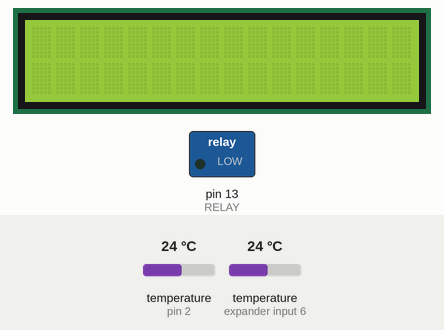
Recording of a program running on a simulated Arduino Uno, built with avr-gcc and run on an emulated ATmega328P. Shown: 16×2 character LCD, switched loads named in the program (green lamp = pin HIGH). The inputs (shaded band) are chosen by the test bench; at power-on: temperature (sensors on pin 2, expander input 6) 24 °C. What the program prints to the serial monitor is not drawn.

Above: at 1.3 s.
1.4 s: temperature (sensor on pin 2) set to 20.6 °C
At 2.9 s:
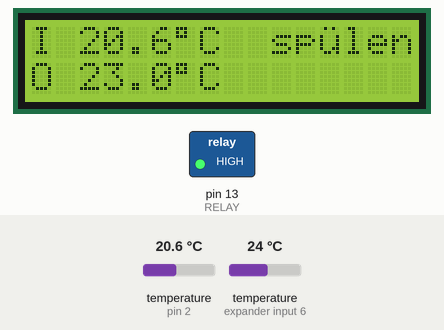
14.7 s: temperature (sensor on pin 2) set to 19.3 °C
At 26.0 s:
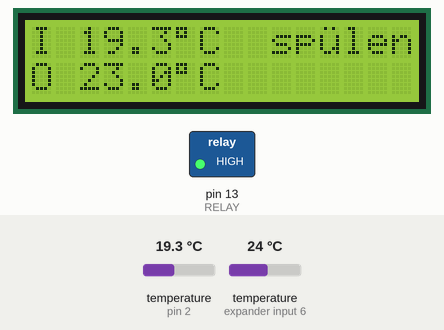
26.3 s: temperature (sensor on expander input 6) set to 22.8 °C
At 37.3 s:
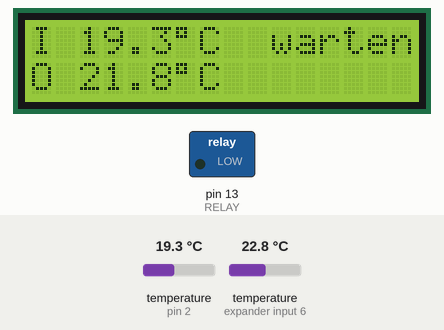
37.9 s: temperature (sensor on expander input 6) set to 12 °C
At 49.1 s:
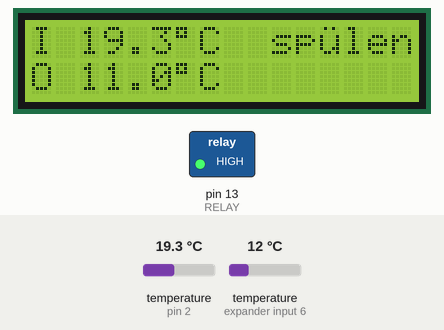
49.4 s: temperature (sensor on expander input 6) set to 28 °C
At 60.6 s:
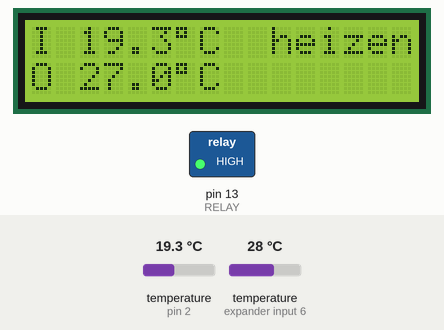
61.0 s: temperature (sensor on pin 2) set to 24.6 °C
At 65.0 s:
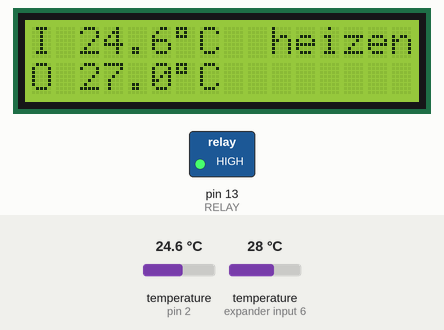
70.2 s: temperature (sensor on pin 2) set to 25.4 °C
Timing chart, 0 to 84.4 s (numbered marks = the images above; inputs shaded):
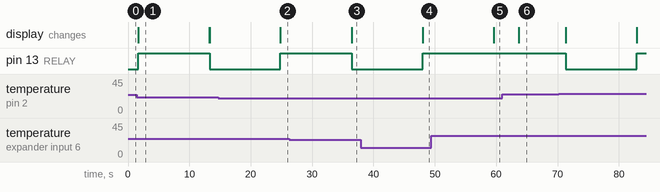

Measured:
- the behaviour switches between 23.4 and 23.3 °C on temperature (sensor on expander input 6) (found by bisection; images 2 and 3)
- after the input at 14.7 s, the display: changes after 10.1 s (image 2)
- after the input at 26.3 s, pin 13 (RELAY): HIGH → LOW after 10.1 s; the display: changes after 10.1 s (image 3)
- after the input at 37.9 s, the display: changes after 10.1 s (image 4)
- after the input at 49.4 s, pin 13 (RELAY): stays HIGH (without the input it goes to LOW after 10.2 s); the display: changes after 10.2 s (image 5)
- after the input at 61.0 s, the display: changes after 2.7 s (image 6)
- after the input at 70.2 s, pin 13 (RELAY): HIGH → LOW after 1.2 s, → HIGH 11.6 s later

The program:

main.cpp
```cpp
#include <Arduino.h>
#include <OneWire.h>
#include <DallasTemperature.h>
#include <Wire.h>
#include <LiquidCrystal_I2C.h> // Vorher hinzugefügte LiquidCrystal_I2C Bibliothek einbinden

LiquidCrystal_I2C lcd(0x27, 16, 2);
//Pins
#define RELAY 13
#define ONE_WIRE 2

//Sensor Objekte
OneWire oneWire(ONE_WIRE);
DallasTemperature sensors(&oneWire);


//Zeitangaben in Sekunden
#define FLUSH_INTERVAL 10L //Wie oft solll im Warte-Zustand geprüft werden
#define FLUSH_DURATION 10L //Pumpen-Laufzeit zur Prüfung
#define PUMP_DURATION 1L //Wartezeit zur nächsten Prüfung/Messung

//Temperatur-Toleranz in °C
#define TURNON_TOLERANCE 3
#define TURNOFF_TOLERANCE 2

//Ausgleich Messwerte
#define CALIBRATION_OFFSET -1

//Temperaturen und Status ausgeben
void printTemp(String state, float in, float out){
    //Serial Ausgabe
    Serial.print("Eingang: ");
    Serial.print(in);
    Serial.print("°C | Ausgang: ");
    Serial.print(out);
    Serial.print("°C | Status: ");
    Serial.println(state);

    //LCD Ausgabe
    lcd.setCursor(0, 0);
    lcd.print("I " + String(in, 1) + (char)223 + "C");
    lcd.setCursor(10, 0);
    lcd.print(state);
    lcd.setCursor(0, 1);
    lcd.print("O " + String(out, 1) + (char)223 + "C");
}

//Temperatur Eingang
float getIn(){
  sensors.requestTemperatures();
  return sensors.getTempCByIndex(0);
}

//Temperatur Ausgang
float getOut(){
  sensors.requestTemperatures();
  return sensors.getTempCByIndex(1) + CALIBRATION_OFFSET;
}

void setup() {
  //LCD Init
  lcd.init();
  lcd.backlight();

  lcd.setCursor(0, 0);
  lcd.print("Solar-Controller");
  lcd.setCursor(0, 1);
  lcd.print("by mxx-lxg");

  //Relais Pin-Belegung
  pinMode(RELAY, OUTPUT);

  //Sensor Initialisierung
  sensors.begin();

  //Serieller Kram für Serial Monitor
  Serial.begin(9600);
  Serial.println("Solar-Controller bereit");

  lcd.setCursor(0, 0);
  lcd.print("Solar-Controller bereit");
  lcd.clear();
  //entlüften
  /*Serial.println("entlüften");
  digitalWrite(RELAY, HIGH);
  delay(30000);
  digitalWrite(RELAY, LOW);*/
}


void loop() {
  //flush
  printTemp("sp\365len", getIn(), getOut());
  digitalWrite(RELAY, HIGH);
  delay(FLUSH_DURATION * 1000);

  //messen
  float tempIn = getIn();
  float tempOut = getOut();

  printTemp("fertig", tempIn, tempOut);

  if(tempIn < -100 || tempOut < -100){
    //Fehler Augabe bei Sensor Problemen
    printTemp("Fehler", tempIn, tempOut);
    delay(5000);
    return;
  } else {
    if(tempOut <= tempIn + TURNON_TOLERANCE){
        //Temperatur niedriger > nichts tun
        printTemp("warten", tempIn, tempOut);
    } else {
      //Temperatur höher
      printTemp("heizen", tempIn, tempOut);
      //delay(PUMP_DURATION * 1000); //ohne Zwischenprüfung feste Zeit laufen


      //laufen mit Zwischenprüfung (dynamischer)
      float checkIn = getIn();
      float checkOut = getOut();

      while(checkOut > checkIn + TURNOFF_TOLERANCE){
        printTemp("heizen", checkIn, checkOut);
        delay(PUMP_DURATION * 1000);
        checkIn = getIn();
        checkOut = getOut();
      }

      printTemp("fertig", checkIn, checkOut);
    }
  }


  //Warten biszum nächsten Spülen
  digitalWrite(RELAY, LOW);
  delay(FLUSH_INTERVAL * 1000);
}
```
